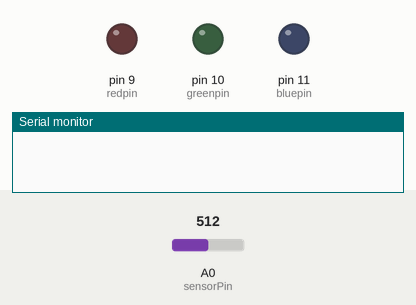
This sketch was run on a simulated Arduino Uno, built with avr-gcc and run on an emulated ATmega328P. On the bench: output pins drawn as LEDs (lit = HIGH), the last lines printed to the serial monitor. Inputs (shaded band) come from the test bench; at power-on: A0 (sensorPin) = 512.

Above: at 1.2 s.
1.3 s: A0 (sensorPin) set to 546
At 2.9 s:
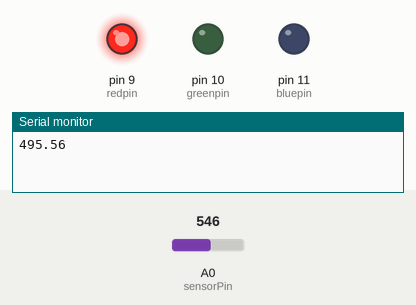
3.9 s: A0 (sensorPin) set to 572
At 6.1 s:
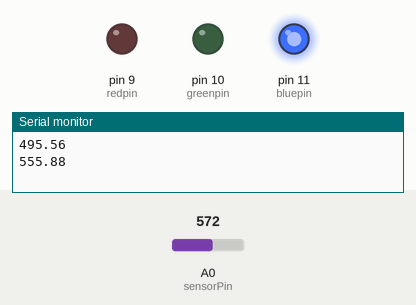
6.4 s: A0 (sensorPin) set to 399
8.6 s: A0 (sensorPin) set to 372
At 10.8 s:
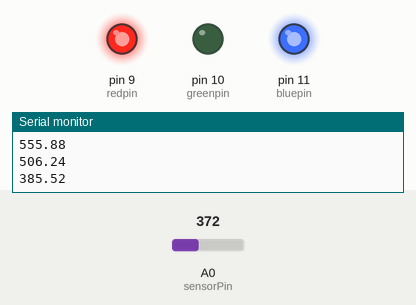
11.4 s: A0 (sensorPin) set to 696
13.6 s: A0 (sensorPin) set to 723
Timing chart, 0 to 16.1 s (numbered marks = the images above; inputs shaded):
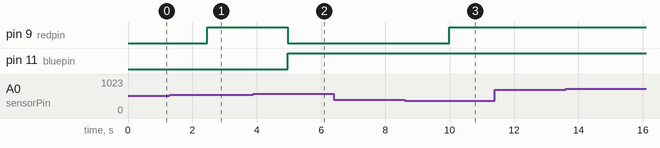

The sketch:

test_HR_sensor.ino
```cpp
// Pulse Monitor Test Script

int sensorPin = 0;
double alpha = 0.75;
int period = 50;
double change = 0.0;
double minval = 0.0;
int redpin = 9; // select the pin for the red LED
int greenpin = 10;// select the pin for the green LED
int bluepin = 11; // select the pin for the blue LED
int val;

/*
 *  11 = R, 10 = G, 9 = B
 *
 */


void setup() {
  // put your setup code here, to run once:
  pinMode (redpin, OUTPUT);
  pinMode (bluepin, OUTPUT);
  pinMode (greenpin, OUTPUT);
  Serial.begin (9600);
}

void loop() {
  // put your main code here, to run repeatedly:5
  static double oldValue = 0;
  static double oldChange = 0;
  static int count = 0;
  static double total = 0;

  int rawValue = analogRead (sensorPin);
  double value = alpha * oldValue + (1 - alpha) * rawValue;
  total += value;
  count++;
  if (count == 50) {
    double averageValue = total / count;
    Serial.println(averageValue);
    total = 0;
    count = 0;
    if (averageValue >= 500 && averageValue <= 650) {
      analogWrite(redpin, 0);
      analogWrite (bluepin, 255);
    } else {
      analogWrite(redpin, 0);
      analogWrite(redpin, 255);
    }
   }
//
//  Serial.print (rawValue);
//  Serial.print (",");
//  Serial.println (value);

//  for (val = 255; val> 0; val --)
//  {
  oldValue = value;
  delay (period);
}
```

Measured:
- the behaviour switches between 556 and 557 on A0 (sensorPin) (found by bisection; images 1 and 2)
- the behaviour switches between 383 and 382 on A0 (sensorPin) (found by bisection; images 2 and 3)
